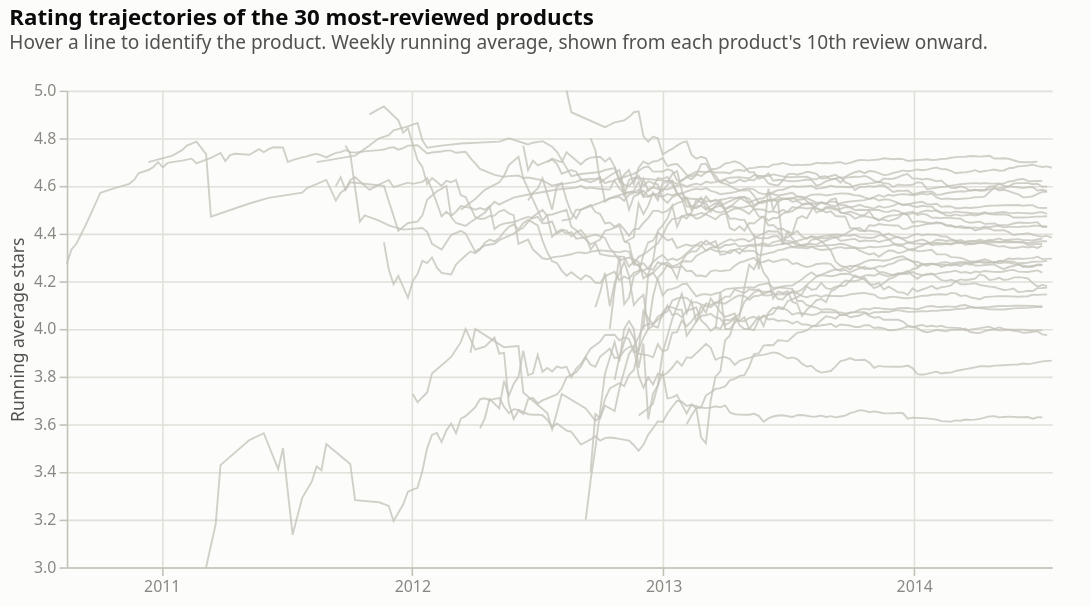

This figure's notebook cell:
### Markdown cell above
## 6. product_trajectory — emphasis multi-line

30 series is far past the point where distinct colors work (the categorical
ceiling is ~8), so this is the *emphasis* form instead: every trajectory in a
recessive gray, and hovering paints one line in the accent hue. Identity comes
from the hover tooltip, not a 30-entry legend.

The second, invisible 10px-wide line layer is the hover hit-target — a 1.2px
line is nearly impossible to pointerover directly.

The query hides each product's weeks before its 10th review (the burn-in
filter in `product_trajectory.sql`): a running average over a handful of
reviews is mostly noise, and those early segments dominated the chart while
saying nothing.

### Code cell
hover = alt.selection_point(
    fields=["asin"], on="pointerover", clear="pointerout", empty=False
)

trajectory_base = alt.Chart(results["product_trajectory"]).encode(
    x=alt.X("week:T", title=None, axis=alt.Axis(format="%Y", tickCount="year")),
    y=alt.Y("running_avg:Q", scale=alt.Scale(zero=False), title="Running average stars"),
    # detail splits the data into one line per product without assigning colors
    detail="asin:N",
)

trajectory_lines = trajectory_base.mark_line().encode(
    color=alt.condition(hover, alt.value(ACCENT), alt.value(DEEMPHASIS)),
    strokeWidth=alt.condition(hover, alt.value(2.5), alt.value(1.2)),
    opacity=alt.condition(hover, alt.value(1.0), alt.value(0.75)),
)

trajectory_hit = trajectory_base.mark_line(strokeWidth=10, opacity=0.001).encode(
    tooltip=[
        alt.Tooltip("title:N", title="Product"),
        alt.Tooltip("week:T", title="Week of"),
        alt.Tooltip("running_avg:Q", title="Running avg", format=".2f"),
        alt.Tooltip("n_reviews:Q", title="Reviews that week"),
        alt.Tooltip("delta:Q", title="Change vs prev week", format="+.3f"),
    ]
).add_params(hover)

(trajectory_lines + trajectory_hit).properties(
    width=620,
    height=300,
    title=alt.Title(
        "Rating trajectories of the 30 most-reviewed products",
        subtitle="Hover a line to identify the product. Weekly running average, shown from each product's 10th review onward.",
    ),
)

### Figure 1 — Vega-Lite specification as saved in the notebook (floating-point values rounded to 4 significant figures; data arrays with more than 128 entries replaced by an {"elided": "..."} marker saying what was removed)
{"config": {"background": "#fcfcfb", "font": "system-ui, -apple-system, \"Segoe UI\", sans-serif", "view": {"stroke": null}, "axis": {"labelColor": "#898781", "titleColor": "#52514e", "gridColor": "#e1e0d9", "domainColor": "#c3c2b7", "tickColor": "#c3c2b7", "titleFontWeight": "normal"}, "legend": {"labelColor": "#52514e", "titleColor": "#52514e"}, "title": {"color": "#0b0b0b", "fontSize": 14, "fontWeight": "bold", "anchor": "start", "subtitleColor": "#52514e", "subtitleFontSize": 12}}, "layer": [{"mark": {"type": "line"}, "encoding": {"color": {"condition": {"param": "param_1649469334497e2d", "value": "#2a78d6", "empty": false}, "value": "#c3c2b7"}, "detail": {"field": "asin", "type": "nominal"}, "opacity": {"condition": {"param": "param_1649469334497e2d", "value": 1.0, "empty": false}, "value": 0.75}, "strokeWidth": {"condition": {"param": "param_1649469334497e2d", "value": 2.5, "empty": false}, "value": 1.2}, "x": {"axis": {"format": "%Y", "tickCount": "year"}, "field": "week", "title": null, "type": "temporal"}, "y": {"field": "running_avg", "scale": {"zero": false}, "title": "Running average stars", "type": "quantitative"}}}, {"mark": {"type": "line", "opacity": 0.001, "strokeWidth": 10}, "encoding": {"detail": {"field": "asin", "type": "nominal"}, "tooltip": [{"field": "title", "title": "Product", "type": "nominal"}, {"field": "week", "title": "Week of", "type": "temporal"}, {"field": "running_avg", "format": ".2f", "title": "Running avg", "type": "quantitative"}, {"field": "n_reviews", "title": "Reviews that week", "type": "quantitative"}, {"field": "delta", "format": "+.3f", "title": "Change vs prev week", "type": "quantitative"}], "x": {"axis": {"format": "%Y", "tickCount": "year"}, "field": "week", "title": null, "type": "temporal"}, "y": {"field": "running_avg", "scale": {"zero": false}, "title": "Running average stars", "type": "quantitative"}}, "name": "view_34cf530e6ad0e0ad_1"}], "data": {"name": "data-e78096c6c04e9de03e3552d5f3cb1c28"}, "height": 300, "params": [{"name": "param_1649469334497e2d", "select": {"type": "point", "clear": "pointerout", "fields": ["asin"], "on": "pointerover"}, "views": ["view_34cf530e6ad0e0ad_1"]}], "title": {"text": "Rating trajectories of the 30 most-reviewed products", "subtitle": "Hover a line to identify the product. Weekly running average, shown from each product's 10th review onward."}, "width": 620, "$schema": "https://vega.github.io/schema/vega-lite/v6.4.1.json", "datasets": {"data-e78096c6c04e9de03e3552d5f3cb1c28": {"elided": "3044 records"}}}
